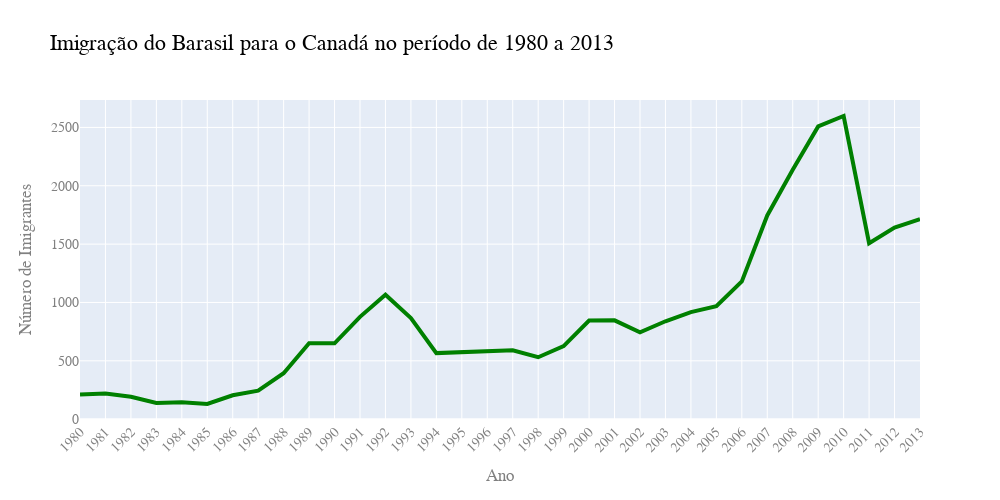

The cell this chart's notebook holds for it:
### Code cell
fig = px.line(dados_brasil, x='ano', y='imigrantes',
              title='Imigração do Barasil para o Canadá no período de 1980 a 2013')
fig.update_traces(line_color='green',
                  line_width=4)
fig.update_layout(width=1000, height=500,
                  xaxis={'tickangle':-45},
                  font_family='Arial',
                  font_size=14,
                  font_color='grey',
                  title_font_color='black',
                  title_font_size=22,
                  xaxis_title='Ano',
                  yaxis_title='Número de Imigrantes',)
fig.show()

### Figure 1 — Plotly figure (JSON) as saved in the notebook; plotly's stock layout.template omitted (floating-point values rounded to 4 significant figures)
{"data": [{"hovertemplate": "ano=%{x}<br>imigrantes=%{y}<extra></extra>", "legendgroup": "", "line": {"color": "green", "dash": "solid", "width": 4}, "marker": {"symbol": "circle"}, "mode": "lines", "name": "", "orientation": "v", "showlegend": false, "type": "scatter", "x": ["1980", "1981", "1982", "1983", "1984", "1985", "1986", "1987", "1988", "1989", "1990", "1991", "1992", "1993", "1994", "1995", "1996", "1997", "1998", "1999", "2000", "2001", "2002", "2003", "2004", "2005", "2006", "2007", "2008", "2009", "2010", "2011", "2012", "2013"], "xaxis": "x", "y": [211, 220, 192, 139, 145, 130, 205, 244, 394, 650, 650, 877, 1066, 866, 566, 572, 586, 591, 531, 626, 845, 847, 745, 839, 917, 969, 1181, 1746, 2138, 2509, 2598, 1508, 1642, 1714], "yaxis": "y"}], "layout": {"font": {"color": "grey", "family": "Arial", "size": 14}, "height": 500, "legend": {"tracegroupgap": 0}, "title": {"font": {"color": "black", "size": 22}, "text": "Imigração do Barasil para o Canadá no período de 1980 a 2013"}, "width": 1000, "xaxis": {"anchor": "y", "domain": [0, 1], "tickangle": -45, "title": {"text": "Ano"}}, "yaxis": {"anchor": "x", "domain": [0, 1], "title": {"text": "Número de Imigrantes"}}}}
